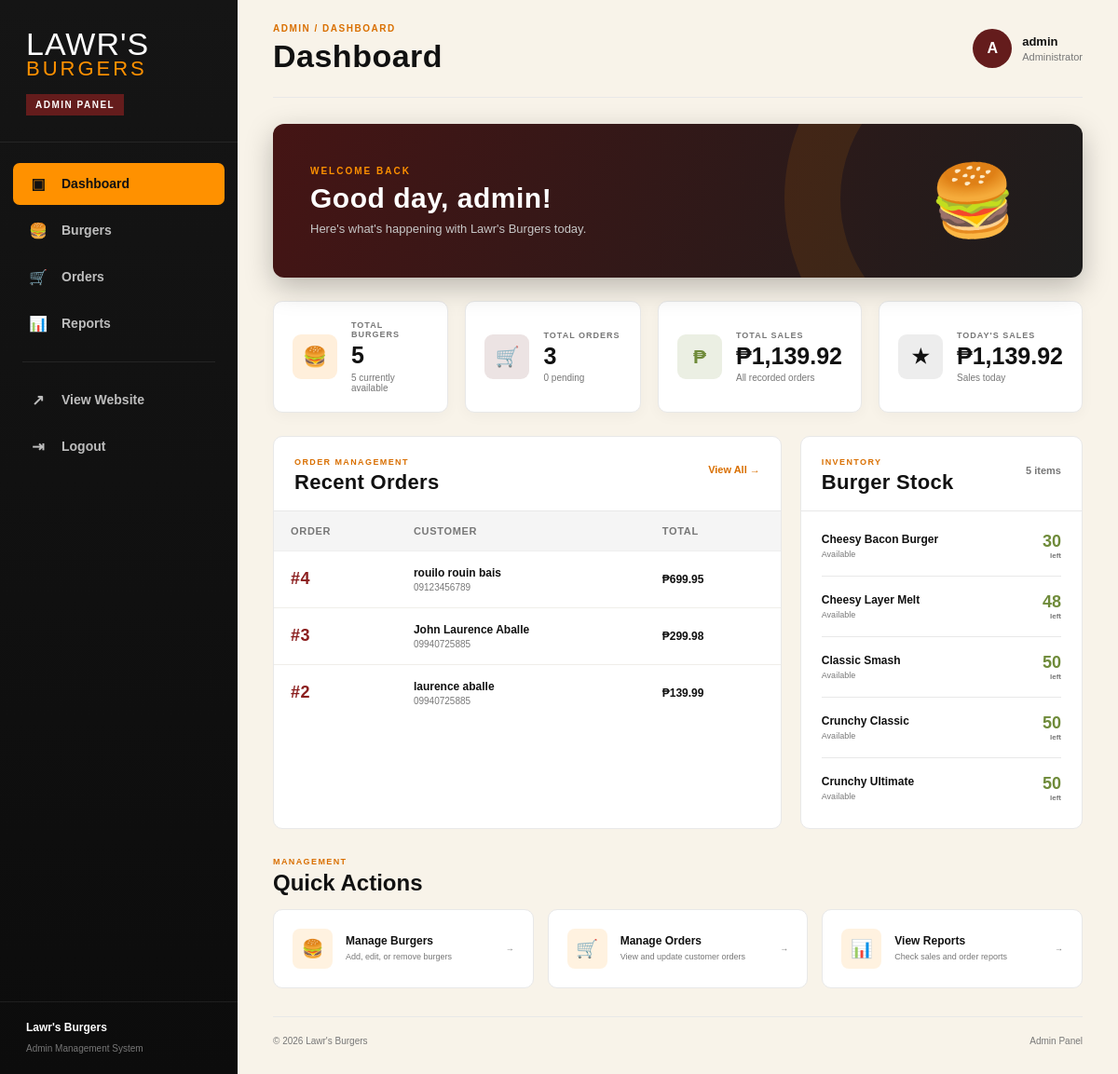
Page /admin/dashboard.php (signed in) on the committed database.
### tables this page shows
CREATE TABLE orders (
    id INT NOT NULL AUTO_INCREMENT,
    customer_name VARCHAR(255) NOT NULL,
    phone VARCHAR(50) NOT NULL,
    address TEXT NOT NULL,
    notes TEXT,
    payment_method VARCHAR(100) NOT NULL,
    total DECIMAL(10,2) NOT NULL,
    status VARCHAR(50) NOT NULL DEFAULT 'Pending',
    created_at TIMESTAMP NOT NULL DEFAULT CURRENT_TIMESTAMP,
    updated_at TIMESTAMP NOT NULL DEFAULT CURRENT_TIMESTAMP ON UPDATE CURRENT_TIMESTAMP,
    PRIMARY KEY (id)
);

CREATE TABLE burgers (
    id INT NOT NULL AUTO_INCREMENT,
    name VARCHAR(255) NOT NULL,
    description TEXT NOT NULL,
    price DECIMAL(10,2) NOT NULL,
    image VARCHAR(255) NOT NULL,
    category VARCHAR(100) NOT NULL,
    available TINYINT(1) NOT NULL DEFAULT 1,
    stock_quantity INT NOT NULL DEFAULT 0,
    created_at TIMESTAMP NOT NULL DEFAULT CURRENT_TIMESTAMP,
    updated_at TIMESTAMP NOT NULL DEFAULT CURRENT_TIMESTAMP ON UPDATE CURRENT_TIMESTAMP,
    PRIMARY KEY (id)
);

### admin/dashboard.php (the view, shortened to what the rows shown need)
<?php
require_once "../config/db.php";
$admin_username = $_SESSION["admin_username"] ?? "Admin";
$recent_orders = [];
$sql = "
    SELECT
        id,
        customer_name,
        phone,
        total,
        status,
        created_at
    FROM orders
    ORDER BY created_at DESC
    LIMIT 5
";
$result = $conn->query($sql);
if ($result) {
    while ($row = $result->fetch_assoc()) {
        $recent_orders[] = $row;
    }
}
$low_stock_burgers = [];
$sql = "
    SELECT
        id,
        name,
        stock_quantity,
        available
    FROM burgers
    ORDER BY stock_quantity ASC
    LIMIT 5
";
$result = $conn->query($sql);
if ($result) {
    while ($row = $result->fetch_assoc()) {
        $low_stock_burgers[] = $row;
    }
}
?>
<!DOCTYPE html>
<html lang="en">
<head>
    <link rel="stylesheet" href="../css/admin.css">
</head>
<body>
<div class="admin-layout">
    <main class="admin-main">
        <header class="admin-topbar">
            <div>
                <h1>
                    Dashboard
                </h1>
            </div>
        </header>
        <section class="welcome-banner">
            <div class="welcome-content">
                <h2>
                    Good day, <?php echo htmlspecialchars($admin_username); ?>!
                </h2>
            </div>
        </section>
        <section class="dashboard-grid">
            <div class="dashboard-card orders-card">
                <div class="card-header">
                    <div>
                        <h2>
                            Recent Orders
                        </h2>
                    </div>
                </div>
                <?php if (count($recent_orders) > 0): ?>
                    <div class="table-wrapper">
                        <table class="admin-table">
                            <thead>
                                <tr>
                                    <th>
                                        ORDER
                                    </th>
                                    <th>
                                        CUSTOMER
                                    </th>
                                    <th>
                                        TOTAL
                                    </th>
                                    <th>
                                    </th>
                                </tr>
                            </thead>
                            <tbody>
                            <?php foreach ($recent_orders as $order): ?>
                                <tr>
                                    <td>
                                        <strong class="order-id">
                                            #<?php echo (int)$order["id"]; ?>
                                        </strong>
                                    </td>
                                    <td>
                                        <div class="customer-cell">
                                            <strong>
                                                <?php
                                                echo htmlspecialchars(
                                                    $order["customer_name"]
                                                );
                                                ?>
                                            </strong>
                                            <span>
                                                <?php
                                                echo htmlspecialchars(
                                                    $order["phone"]
                                                );
                                                ?>
                                            </span>
                                        </div>
                                    </td>
                                    <td>
                                        <strong>
                                            ₱<?php
                                            echo number_format(
                                                (float)$order["total"],
                                                2
                                            );
                                            ?>
                                        </strong>
                                    </td>
                                    <td>
                                    </td>
                                </tr>
                            <?php endforeach; ?>
                            </tbody>
                        </table>
                    </div>
                <?php endif; ?>
            </div>
            <div class="dashboard-card stock-card">
                <div class="card-header">
                    <div>
                        <h2>
                            Burger Stock
                        </h2>
                    </div>
                </div>
                <?php if (count($low_stock_burgers) > 0): ?>
                    <div class="stock-list">
                    <?php foreach ($low_stock_burgers as $burger): ?>
                        <div class="stock-item">
                            <div class="stock-info">
                                <strong>
                                    <?php
                                    echo htmlspecialchars(
                                        $burger["name"]
                                    );
                                    ?>
                                </strong>
                                <span>
                                    <?php
                                    if ((int)$burger["available"] === 1) {
                                        echo "Available";
                                    } else {
                                        echo "Unavailable";
                                    }
                                    ?>
                                </span>
                            </div>
                            <div class="stock-number
                                <?php
                                if ((int)$burger["stock_quantity"] <= 10) {
                                    echo "low";
                                } elseif ((int)$burger["stock_quantity"] <= 20) {
                                    echo "medium";
                                } else {
                                    echo "good";
                                }
                                ?>
                            ">
                                <?php
                                echo (int)$burger["stock_quantity"];
                                ?>
                                <small>
                                    left
                                </small>
                            </div>
                        </div>
                    <?php endforeach; ?>
                    </div>
                <?php endif; ?>
            </div>
        </section>
        <section class="quick-actions">
            <div class="section-heading">
                <h2>
                    Quick Actions
                </h2>
            </div>
        </section>
    </main>
</div>
</body>
</html>

### rows in the picture
orders: id "4", customer_name "rouilo rouin bais", phone "09123456789", total "699.95"
orders: id "3", customer_name "John Laurence Aballe", phone "09940725885", total "299.98"
orders: id "2", customer_name "laurence aballe", phone "09940725885", total "139.99"
burgers: name "Cheesy Bacon Burger", available "Available", stock_quantity "30"
burgers: name "Cheesy Layer Melt", available "Available", stock_quantity "48"
burgers: name "Classic Smash", available "Available", stock_quantity "50"
burgers: name "Crunchy Classic", available "Available", stock_quantity "50"
burgers: name "Crunchy Ultimate", available "Available", stock_quantity "50"

### other values in the picture
substr($admin_username, 0, 1) "A"
$admin_username "admin"
$total_burgers "5"
$available_burgers "5"
$total_orders "3"
$pending_orders "0"
$total_sales "1,139.92"
$today_sales "1,139.92"
